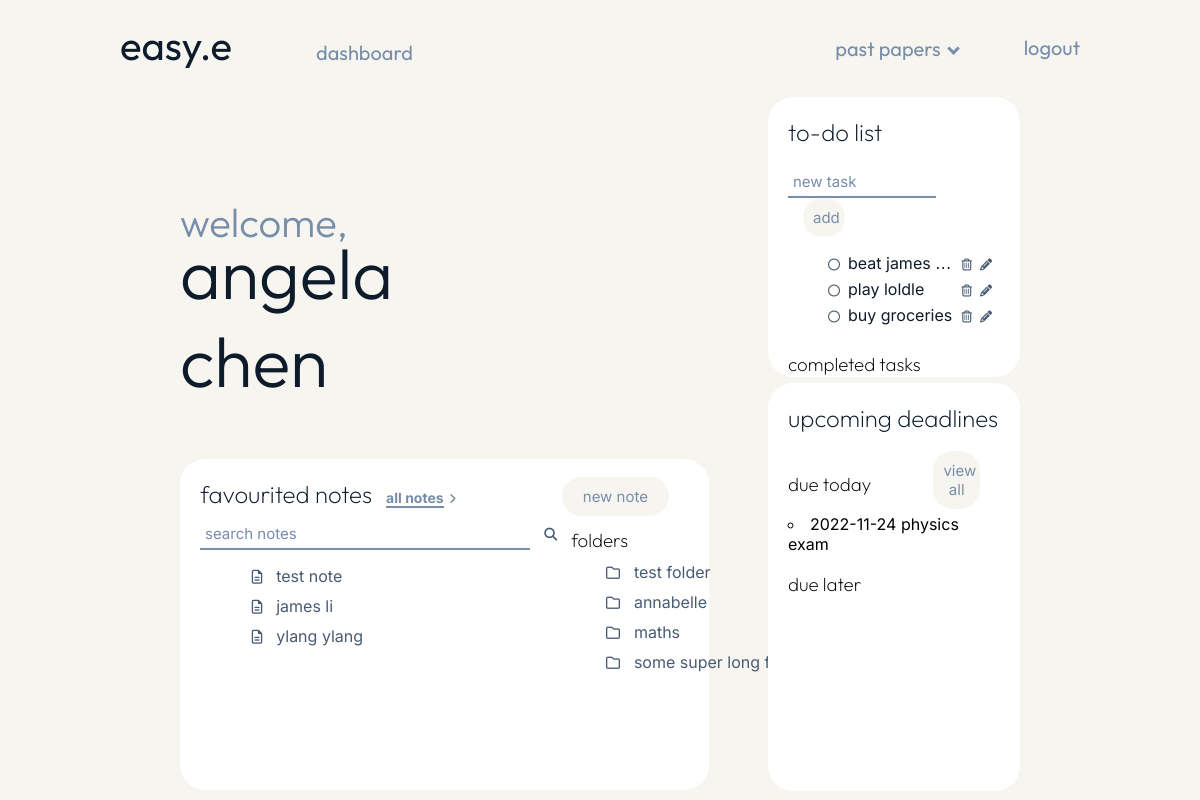
The app's page /dashboard (signed in), older data.
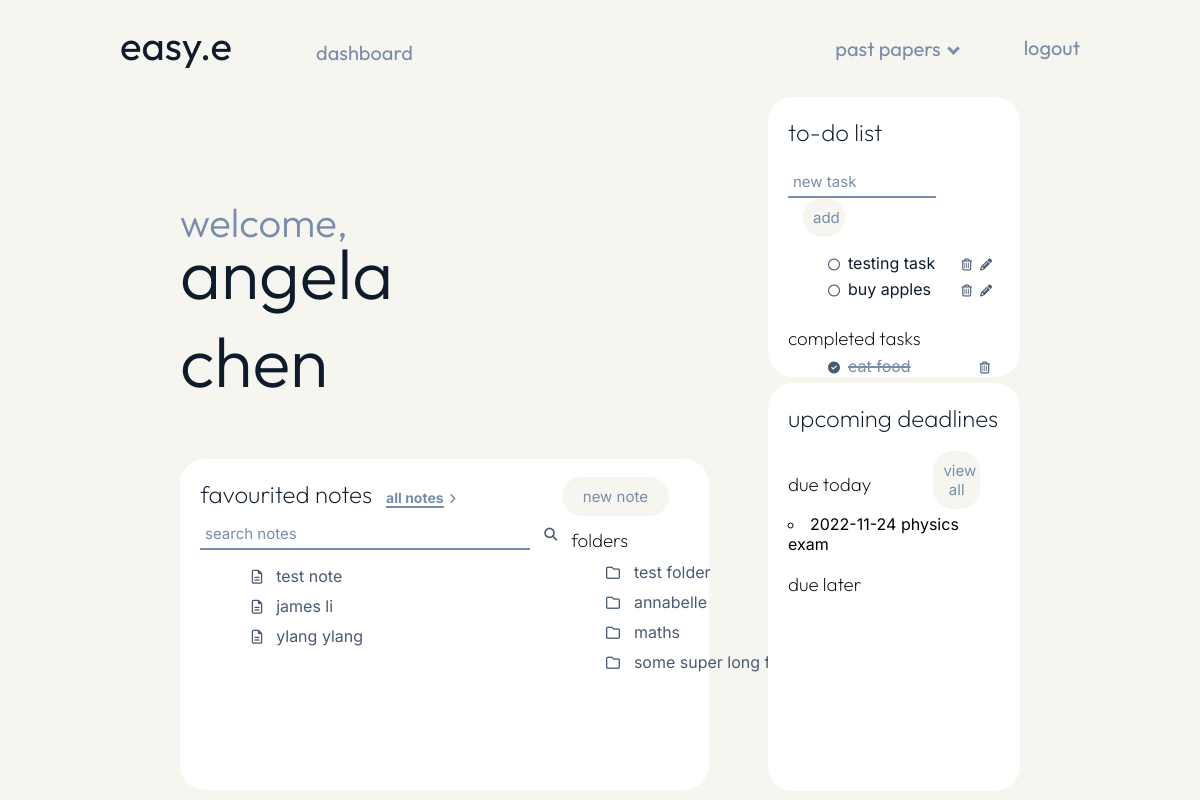
The same page, newer data.
### models.py (models this page shows, shortened)
class User(UserMixin, db.Model):
    __tablename__ = "user_login"
    id = db.Column(db.Integer, primary_key=True)
    name = db.Column(db.Text())
    user_name = db.Column(db.String(15), unique=True)
    user_email = db.Column(db.String(50), unique=True)
    user_password = db.Column(db.String(80))
    todo = db.relationship("Todo", backref="todo")

class Notes(db.Model):
    __tablename__ = "notes"
    id = db.Column(db.Integer, primary_key=True)
    user = db.Column(db.Integer(), db.ForeignKey("user_login.id"))
    title = db.Column(db.String(50))
    favourite = db.Column(db.Boolean, default=False)
    folder = db.Column(db.Integer, db.ForeignKey("folders.id"))
    content = db.Column(db.String())
    folder_name = db.relationship("Folders", backref="folder")

class Folders(db.Model):
    __tablename__ = "folders"
    id = db.Column(db.Integer, primary_key=True)
    user = db.Column(db.Integer(), db.ForeignKey("user_login.id"))
    name = db.Column(db.String(50))

class Todo(db.Model):
    __tablename__ = "todo"
    id = db.Column(db.Integer, primary_key=True)
    name = db.Column(db.Text())
    user = db.Column(db.Integer(), db.ForeignKey("user_login.id"))
    complete = db.Column(db.Boolean, default=False)

class Deadline(db.Model):
    __tablename__ = "deadline"
    id = db.Column(db.Integer, primary_key=True)
    user = db.Column(db.Integer, db.ForeignKey("user_login.id"))
    date = db.Column(db.Date)
    name = db.Column(db.String())
    tags = db.relationship("Tag", secondary=DeadlineTag, back_populates="deadlines")

### main.py (the view)
@app.route("/dashboard")
@login_required
def dashboard():
    incomplete_tasks = models.Todo.query.filter_by(user=current_user.id, complete=False)
    complete_tasks = models.Todo.query.filter_by(user=current_user.id, complete=True)
    notes = models.Notes.query.filter_by(user=current_user.id, favourite=True)
    folders = models.Folders.query.filter_by(user=current_user.id)
    today_items = (
        db.session.query(models.Deadline)
        .filter(models.Deadline.date == date.today()).filter_by(user=current_user.id)
        .all()
    )
    later_items = (
        db.session.query(models.Deadline)
        .filter(models.Deadline.date > date.today()).filter_by(user=current_user.id)
        .all()
    )
    return render_template(
        "dashboard.html",
        name=current_user.name,
        incomplete_tasks=incomplete_tasks,
        complete_tasks=complete_tasks,
        notes=notes,
        folders=folders,
        today_items=today_items,
        later_items=later_items,
    )

### main.py (called while the page is built)
@login_manager.user_loader
def load_user(user_id):
    return models.User.query.get(int(user_id))

### templates/dashboard.html (shortened to what this page needs)
{% extends "layout_user.html" %}
{% block content %}
<div class="page">
    <div class="dashboard_left">
        <div class="dashboard_header">
            <h1 class="welcome">welcome,</h1>
            <h1 class="welcome_name">{{ name }}</h1>
        </div>
        <div class="favourites">
            <div class="favourites_text">
                <div class="favourites_heading">
                    <h2 class="dashboard_subheadings">favourited notes</h2>
                    <a href="{{url_for('notes')}}" class="notes_link">all notes</a><span class="arrow_icon_right"><i
                            class="fa-solid fa-angle-right"></i></span>
                    <a href="{{url_for('new_note')}}"><button class="note_button">new note</button></a>
                </div>
                <div class="favourites_left">
                    <form action="{{url_for('search_note')}}" method="POST">
                        <input type="text" name="search_note" placeholder="search notes" class="notes_search">
                        <span class="search_icon"><i class="fa-solid fa-magnifying-glass"></i></span>
                    </form>
                    {% for note in notes %}
                    <div class="notes_list">
                        <span class="notes_icon"><i class="fa-regular fa-file-lines"></i></span>
                        <li class="notes_list_item"><a href="/note/{{ note.id }}">{{ note.title }}</a></li>
                    </div>
                    {% endfor %}
                </div>
                <div class="favourites_right">
                    <h3 class="subheadings_small">folders</h3>
                    <div class="dashboard_folders">
                        {% for folder in folders %}
                        <div class="notes_list">
                            <span class="notes_icon"><i class="fa-regular fa-folder"></i></span>
                            <li class="notes_list_item"><a href="/folder/{{ folder.id }}">{{ folder.name }}</a></li>
                        </div>
                        {% endfor %}
                    </div>
                </div>
            </div>
        </div>
    </div>
    <div class="dashboard_right">
        <div class="todo">
            <div class="todo_text">
                <h2 class="dashboard_subheadings">to-do list</h2>
                <div>
                    <form action="{{url_for('add_task')}}" method="POST">
                        <input type="text" name="task_add" placeholder="new task" class="todo_textbox">
                        <input type="submit" value="add" class="todo_button">
                    </form>
                </div>
                <form method="POST">
                    {% for task in incomplete_tasks %}
                    <ul class="task">
                        <span class="tick_icon"><a href="/complete_task/{{ task.id }}" class="complete"><i
                                    class="fa-regular fa-circle"></i></a></span>
                        <div class="truncate">
                            <li class="task_name">{{ task.name }}</li>
                        </div>
                        <span class="delete_icon"><a href="/delete_task/{{ task.id }}" class="delete"><i
                                    class="fa-regular fa-trash-can"></i></a></span>
                        <span class="pen_icon"><a href="{{url_for('page_unavailable')}}" class="update"><i
                                    class="fa-solid fa-pencil"></i></a></span>
                    </ul>
                    {% endfor %}
                    <br>
                </form>
                <h3 class="subheadings_small">completed tasks</h3>
                {% for task in complete_tasks %}
                <ul class="task">
                    <span class="tick_icon"><a href="/redo_complete_task/{{ task.id}}" class="complete"><i
                                class="fa-solid fa-circle-check"></i></a></span>
                    <div class="truncate">
                        <li class="completed_task_name">{{ task.name }}</li>
                    </div>
                    <span class="completed_delete_icon"><a href="/delete_task/{{ task.id }}" class="delete"><i
                                class="fa-regular fa-trash-can"></i></a></span>
                </ul>
                {% endfor %}
            </div>
        </div>
        <div class="calender">
            <div class="calender_text">
                <h2 class="dashboard_subheadings">upcoming deadlines</h2>
                <a href="{{url_for('deadlines')}}"><button class="note_button">view all</button></a>
                <h3 class="subheadings_small">due today</h3>
                <br>
                {% for item in today_items %}
                <li class="deadlines_list">{{item.date}} {{ item.name }}</li>
                {% endfor %}
                <h3 class="subheadings_small">due later</h3>
                <br>
            </div>
        </div>
    </div>
</div>
{% endblock %}

### templates/layout_user.html (shortened to what this page needs)
<head>
    <link rel="stylesheet" href="/static/styles.css">
</head>
<nav class="navbar">
    <a id="home_button">easy.e</a>
    <a class="dashboard_button" href="{{url_for('dashboard')}}">dashboard</a>
    <a class="nav_button" href="{{url_for('logout')}}">logout</a>
    <div id="paper_dropdown">
        <button class="dropdown_button">past papers<i class="arrow down"></i></button>
    </div>
</nav>
<body>
    {% block content %}{% endblock %}
</body>

Row changes from the older to the newer data that the page shows:
removed Todo: name "beat james up", shown under "to-do list"
removed Todo: name "play loldle", shown under "to-do list"
removed Todo: name "buy groceries", shown under "to-do list"
added Todo: name "testing task", shown under "to-do list"
added Todo: name "buy apples", shown under "to-do list"
now on this page (row unchanged): Todo: name "eat food", shown under "completed tasks"
